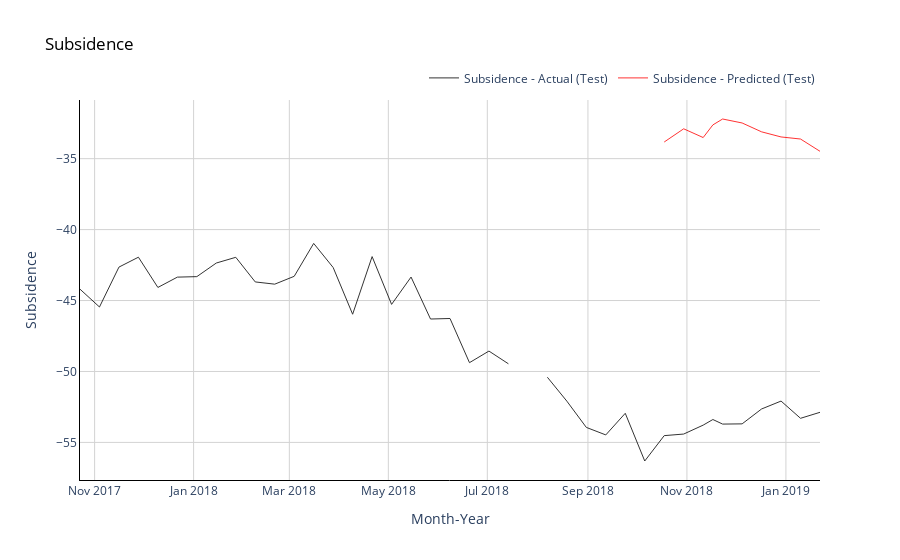

This figure's notebook cell:
### Code cell
# Plot average monthly temperatures (actual and predicted) for test (out of time) data
fig = go.Figure()

#Trace for actual temperatures
fig.add_trace(go.Scatter(x=np.array(df_test.columns),
                         y=np.array(df_test.values).flatten(),
                         mode='lines',
                         name='Subsidence - Actual (Test)',
                         opacity=0.8,
                         line=dict(color='black', width=1)
                        ))

# Trace for predicted temperatures
fig.add_trace(go.Scatter(x=np.array(df_test.columns[-timestep:]),
                         y=pred_test.flatten(),
                         mode='lines',
                         name='Subsidence - Predicted (Test)',
                         opacity=0.8,
                         line=dict(color='red', width=1)
                        ))

# Change chart background color
fig.update_layout(dict(plot_bgcolor = 'white'))

# Update axes lines
fig.update_xaxes(showgrid=True, gridwidth=1, gridcolor='lightgrey', 
                 zeroline=True, zerolinewidth=1, zerolinecolor='lightgrey', 
                 showline=True, linewidth=1, linecolor='black',
                 title='Month-Year'
                )

fig.update_yaxes(showgrid=True, gridwidth=1, gridcolor='lightgrey', 
                 zeroline=True, zerolinewidth=1, zerolinecolor='lightgrey', 
                 showline=True, linewidth=1, linecolor='black',
                 title='Subsidence'
                )

# Set figure title
fig.update_layout(title=dict(text="Subsidence", font=dict(color='black')),
                  legend=dict(orientation="h", yanchor="bottom", y=1.02, xanchor="right", x=1)
                 )
fig.show()

### Figure 1 — Plotly figure (JSON) as saved in the notebook; plotly's stock layout.template omitted (floating-point values rounded to 4 significant figures; data arrays with more than 128 entries replaced by an {"elided": "..."} marker saying what was removed)
{"data": [{"line": {"color": "black", "width": 1}, "mode": "lines", "name": "Subsidence - Actual (Test)", "opacity": 0.8, "type": "scatter", "x": ["2017-10-23T00:00:00.000000000", "2017-11-04T00:00:00.000000000", "2017-11-16T00:00:00.000000000", "2017-11-28T00:00:00.000000000", "2017-12-10T00:00:00.000000000", "2017-12-22T00:00:00.000000000", "2018-01-03T00:00:00.000000000", "2018-01-15T00:00:00.000000000", "2018-01-27T00:00:00.000000000", "2018-02-08T00:00:00.000000000", "2018-02-20T00:00:00.000000000", "2018-03-04T00:00:00.000000000", "2018-03-16T00:00:00.000000000", "2018-03-28T00:00:00.000000000", "2018-04-09T00:00:00.000000000", "2018-04-21T00:00:00.000000000", "2018-05-03T00:00:00.000000000", "2018-05-15T00:00:00.000000000", "2018-05-27T00:00:00.000000000", "2018-06-08T00:00:00.000000000", "2018-06-20T00:00:00.000000000", "2018-07-02T00:00:00.000000000", "2018-07-14T00:00:00.000000000", "2018-07-26T00:00:00.000000000", "2018-08-07T00:00:00.000000000", "2018-08-19T00:00:00.000000000", "2018-08-31T00:00:00.000000000", "2018-09-12T00:00:00.000000000", "2018-09-24T00:00:00.000000000", "2018-10-06T00:00:00.000000000", "2018-10-18T00:00:00.000000000", "2018-10-30T00:00:00.000000000", "2018-11-11T00:00:00.000000000", "2018-11-17T00:00:00.000000000", "2018-11-23T00:00:00.000000000", "2018-12-05T00:00:00.000000000", "2018-12-17T00:00:00.000000000", "2018-12-29T00:00:00.000000000", "2019-01-10T00:00:00.000000000", "2019-01-22T00:00:00.000000000"], "y": [-44.2, -45.45, -42.64, -41.95, -44.08, -43.35, -43.32, -42.36, -41.95, -43.69, -43.85, -43.29, -40.97, -42.67, -45.97, -41.9, -45.27, -43.34, -46.3, -46.27, -49.38, -48.56, -49.46, null, -50.41, -52.09, -53.94, -54.47, -52.95, -56.31, -54.52, -54.41, -53.78, -53.39, -53.71, -53.69, -52.64, -52.09, -53.3, -52.88]}, {"line": {"color": "red", "width": 1}, "mode": "lines", "name": "Subsidence - Predicted (Test)", "opacity": 0.8, "type": "scatter", "x": ["2018-10-18T00:00:00.000000000", "2018-10-30T00:00:00.000000000", "2018-11-11T00:00:00.000000000", "2018-11-17T00:00:00.000000000", "2018-11-23T00:00:00.000000000", "2018-12-05T00:00:00.000000000", "2018-12-17T00:00:00.000000000", "2018-12-29T00:00:00.000000000", "2019-01-10T00:00:00.000000000", "2019-01-22T00:00:00.000000000"], "y": {"elided": "210 float values"}}], "layout": {"legend": {"orientation": "h", "x": 1, "xanchor": "right", "y": 1.02, "yanchor": "bottom"}, "plot_bgcolor": "white", "title": {"font": {"color": "black"}, "text": "Subsidence"}, "xaxis": {"gridcolor": "lightgrey", "gridwidth": 1, "linecolor": "black", "linewidth": 1, "showgrid": true, "showline": true, "title": {"text": "Month-Year"}, "zeroline": true, "zerolinecolor": "lightgrey", "zerolinewidth": 1}, "yaxis": {"gridcolor": "lightgrey", "gridwidth": 1, "linecolor": "black", "linewidth": 1, "showgrid": true, "showline": true, "title": {"text": "Subsidence"}, "zeroline": true, "zerolinecolor": "lightgrey", "zerolinewidth": 1}}}
